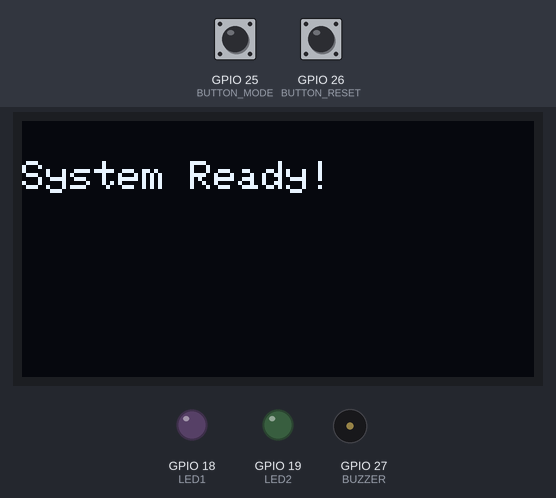
The sketch below on a simulated ESP32. Parts: 128×64 one-colour display, output pins drawn as LEDs (lit = HIGH), buzzer (waves = sounding, pin HIGH). The test bench sets the inputs (shaded band); at power-on: GPIO 25 (BUTTON_MODE) HIGH, GPIO 26 (BUTTON_RESET) HIGH.

Above: at 1.2 s.
1.3 s: GPIO 25 (BUTTON_MODE) pulled LOW for 0.15 s
At 1.47 s:
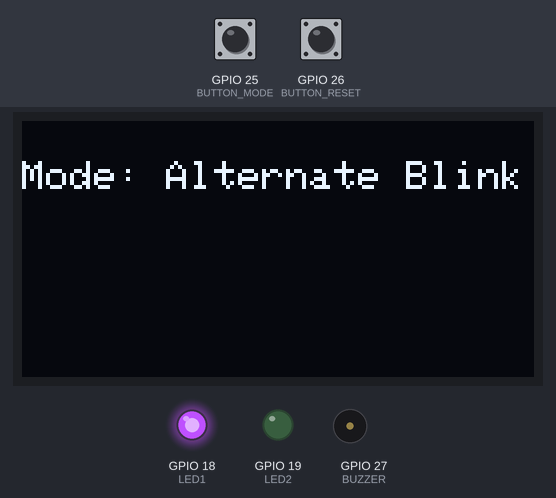
2.0 s: GPIO 25 (BUTTON_MODE) pulled LOW for 1 s
At 4.0 s:
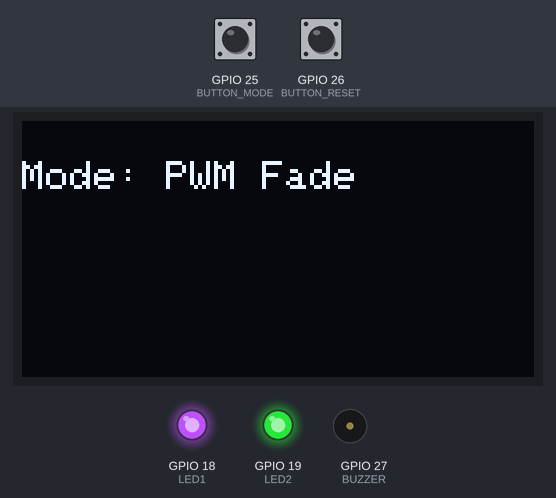
4.5 s: GPIO 26 (BUTTON_RESET) pulled LOW for 1 s
At 5.9 s:
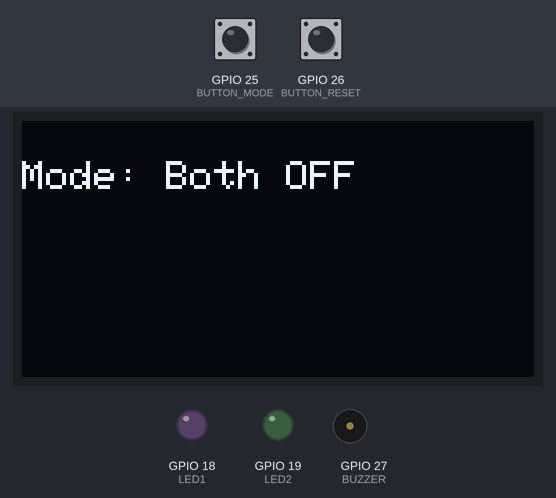
7.0 s: GPIO 25 (BUTTON_MODE) pulled LOW for 3.2 s
At 7.76 s:
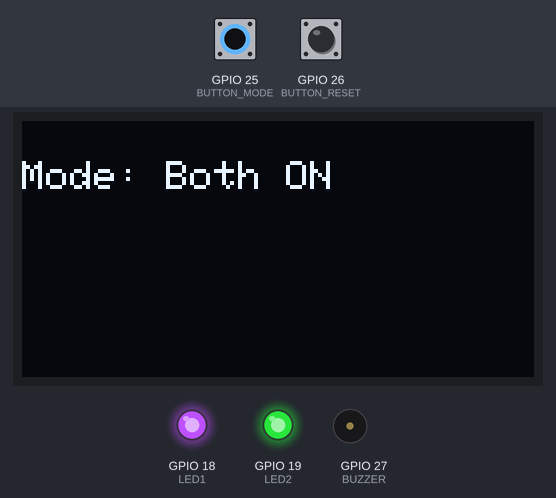
10.8 s: GPIO 26 (BUTTON_RESET) pulled LOW for 0.15 s
At 11.1 s:
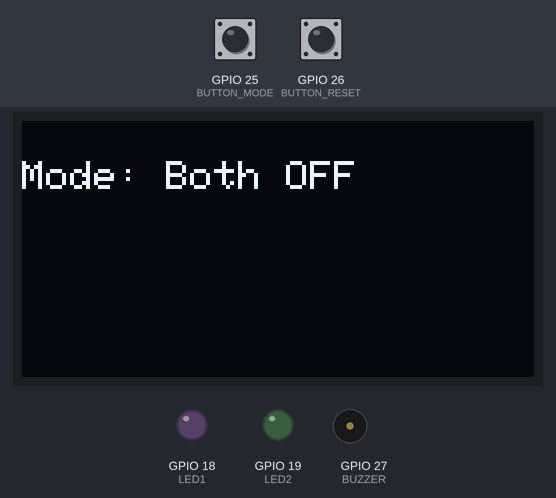
Timing chart, 0 to 13.4 s (numbered marks = the images above; inputs shaded):
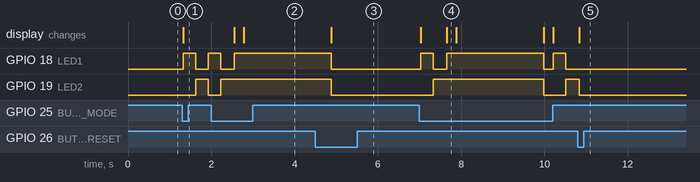

The sketch:

sketch.ino
```cpp
//Assingment#1
//Task: A
//Title: LED MODES (ON,OFF,BLINK,PWM FADE)
//Name: Hajra Ahmad
//REG#: 23-ntu-cs-1034

#include <Wire.h>
#include <Adafruit_GFX.h>
#include <Adafruit_SSD1306.h>

#define SCREEN_WIDTH 128
#define SCREEN_HEIGHT 64
Adafruit_SSD1306 display(SCREEN_WIDTH, SCREEN_HEIGHT, &Wire, -1);

// Pin configuration
#define BUTTON_MODE 25
#define BUTTON_RESET 26
#define LED1 18
#define LED2 19
#define BUZZER 27

int mode = 0;  // 0=OFF, 1=Alternate Blink, 2=Both ON, 3=Fade
unsigned long lastDebounce = 0;
const int debounceDelay = 200;

void setup() {
  pinMode(LED1, OUTPUT);
  pinMode(LED2, OUTPUT);
  pinMode(BUZZER, OUTPUT);
  pinMode(BUTTON_MODE, INPUT_PULLUP);
  pinMode(BUTTON_RESET, INPUT_PULLUP);

  // Initialize OLED
  display.begin(SSD1306_SWITCHCAPVCC, 0x3C);
  display.clearDisplay();
  display.setTextSize(1);
  display.setTextColor(WHITE);
  display.setCursor(0, 10);
  display.println("System Ready!");
  display.display();
}

void loop() {
  if (digitalRead(BUTTON_MODE) == LOW && millis() - lastDebounce > debounceDelay) {
    mode = (mode + 1) % 4;
    updateDisplay();
    lastDebounce = millis();
  }

  if (digitalRead(BUTTON_RESET) == LOW) {
    mode = 0;
    updateDisplay();
    digitalWrite(LED1, LOW);
    digitalWrite(LED2, LOW);
    delay(200);
  }

  handleModes();
}

void handleModes() {
  switch (mode) {
    case 0: // Both OFF
      digitalWrite(LED1, LOW);
      digitalWrite(LED2, LOW);
      break;

    case 1: // Alternate Blink
      digitalWrite(LED1, HIGH);
      digitalWrite(LED2, LOW);
      delay(300);
      digitalWrite(LED1, LOW);
      digitalWrite(LED2, HIGH);
      delay(300);
      break;

    case 2: // Both ON
      digitalWrite(LED1, HIGH);
      digitalWrite(LED2, HIGH);
      break;

    case 3: // PWM Fade
      for (int brightness = 0; brightness <= 255; brightness += 5) {
        ledcWrite(0, brightness);
        ledcWrite(1, 255 - brightness);
        delay(20);
      }
      for (int brightness = 255; brightness >= 0; brightness -= 5) {
        ledcWrite(0, brightness);
        ledcWrite(1, 255 - brightness);
        delay(20);
      }
      break;
  }
}

void updateDisplay() {
  display.clearDisplay();
  display.setCursor(0, 10);
  display.print("Mode: ");
  switch (mode) {
    case 0: display.println("Both OFF"); break;
    case 1: display.println("Alternate Blink"); break;
    case 2: display.println("Both ON"); break;
    case 3: display.println("PWM Fade"); break;
  }
  display.display();
}
```

Measured:
- after the input at 1.3 s, GPIO 18 (LED1): LOW → HIGH at once, → LOW 0.30 s later, → HIGH 0.30 s later; GPIO 19 (LED2): LOW → HIGH after 0.33 s, → LOW 0.30 s later; the display: changes at once (image 1)
- after the input at 2.0 s, GPIO 18 (LED1): goes on until 2.6 s, then stays HIGH; GPIO 19 (LED2): goes on until 2.2 s, then stays HIGH; the display: first changes after 0.55 s (image 2 shows a later state)
- after the input at 4.5 s, GPIO 18 (LED1), GPIO 19 (LED2): HIGH → LOW after 0.39 s; the display: changes after 0.39 s (image 3)
- after the input at 7.0 s, GPIO 18 (LED1): goes HIGH 0.30 s, LOW 0.33 s, HIGH 2.3 s, LOW 0.23 s, HIGH 0.30 s, then LOW, starting at once; GPIO 19 (LED2): LOW → HIGH after 0.33 s, → LOW 2.7 s later, → HIGH 0.53 s later; the display: first changes at once (image 4 shows a later state)
- after the input at 10.8 s, GPIO 18 (LED1): stops changing and stays LOW; GPIO 19 (LED2): goes on until 10.8 s, then stays LOW; the display: changes at once (image 5)
